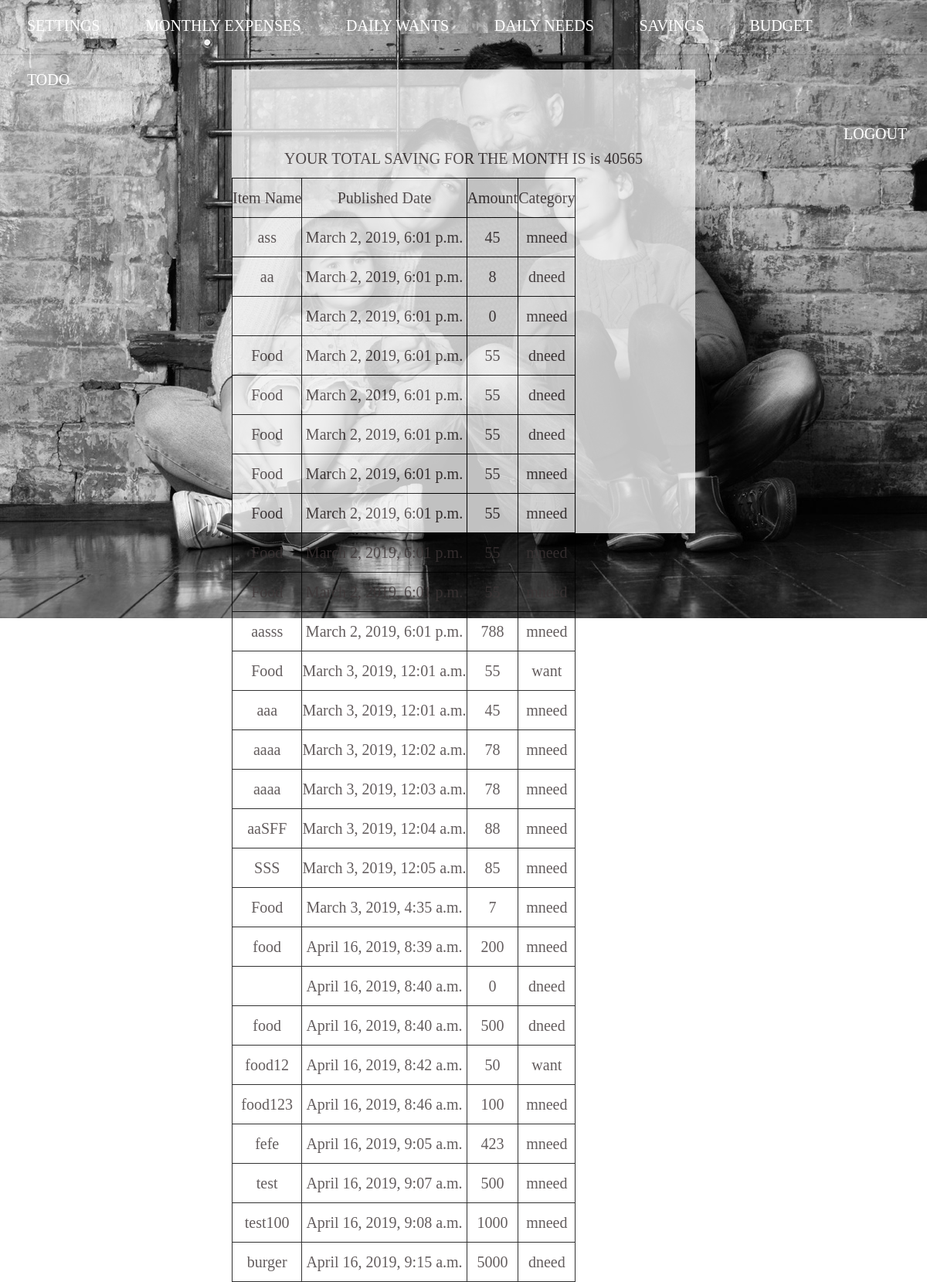
The page /budget/ on the database its author committed.
### person/models.py (models this page shows, shortened)
class Budget(models.Model):
    itemname = models.CharField(max_length=255, blank=True)
    publish = models.DateTimeField(auto_now=True)
    amount = models.IntegerField(default =0)
    category = models.CharField(choices=CAT_CHOICES, max_length=255)

### person/views.py (the view)
# urls.py: path('budget/',budget, name="budget"),
def budget(request):
    percent = Money.objects.all()
    for s in percent:
        wan=s.wantPer
        nee=s.needPer
        sav=s.savingPer
    saving = Budget.objects.all()
    total = 0
    for s in saving:
        total+=s.amount
    save = Money.objects.all()
    for s in save:
        per=s.savingPer
    save = 50000-total
    saverate = save/50000*10
    if(saverate<sav):
        bud = Budget.objects.all()
        form = BudgetForm(request.POST or None)
        if form.is_valid():
            form.save()
            return HttpResponseRedirect('http://127.0.0.1:8000/person/monthly')
        context = {
            "bud": bud,
            "form":form,
            "save":save,
        }
        return render(request, 'person/budget.html', context)
    else:
        return HttpResponseRedirect('http://127.0.0.1:8000/person/daily/#chat')

### person/templates/person/budget.html (shortened to what this page needs)
<!DOCTYPE html>
<html>
	<head>
    {% load staticfiles %}
		<link rel="stylesheet" href="https://cdnjs.cloudflare.com/ajax/libs/font-awesome/4.7.0/css/font-awesome.min.css">
		</head>
	<body>
		<header class="cd-main-header">
		<nav class="cd-main-nav js-main-nav">
			<ul class="cd-main-nav__list">
				<li><a class="active" style="color:#fff;" href="http://127.0.0.1:8000/person/settings/">Settings</a></li>
				<li><a  style="color:#fff;" href="http://127.0.0.1:8000/monthlyneed_list">Monthly Expenses</a></li>
				<li><a  style="color:#fff;" href="http://127.0.0.1:8000/dailywant/">Daily wants</a></li>
				<li><a style="color:#fff;" href="http://127.0.0.1:8000/dailyneed_list/">Daily needs</a></li>
				<li><a style="color:#fff;" href="http://127.0.0.1:8000/saving/">Savings</a></li>
				<li><a style="color:#fff;" href="http://127.0.0.1:8000/budget/">Budget</a></li>
				<li><a style="color:#fff;" href="http://127.0.0.1:8000/todo/">ToDo</a></li>
			</ul>
		</nav>
		<nav class="login js-main-nav">
			<ul class="cd-main-nav__list">
				<li><a style="color:#fff;" href="http://127.0.0.1:8000/person/">Logout</a></li>
			</ul>
		</nav>
		</header>
		<div class="flex-container" >
	  <div>
				<h1>YOUR TOTAL SAVING FOR THE MONTH IS {{bud.date}} is {{save}}</h1>
      <!DOCTYPE html>
  <html>
  <head>
  </head>
    {% block content %}
    <table>
      <tr>
        <th>Item Name</th>
        <th>Published Date</th>
        <th>Amount</th>
        <th>Category</th>
      </tr>
      {% for b in bud %}
      <tr>
        <td>{{b.itemname}}</td>
        <td>{{b.publish}}</td>
        <td>{{b.amount}}</td>
        <td>{{b.category}}</td>
      </tr>
      {% endfor %}
    </table>
  {% endblock %}
	  </div>
	</div>
		</body>
</html>

### person/templates/person/budget.html (style rules this page uses)
table, th, td { border: 1px solid black; }

### rows shown on the page
Budget: itemname "ass", publish "March 2, 2019, 6:01 p.m.", amount "45", category "mneed"
Budget: itemname "aa", publish "March 2, 2019, 6:01 p.m.", amount "8", category "dneed"
Budget: publish "March 2, 2019, 6:01 p.m.", amount "0", category "mneed"
Budget: itemname "Food", publish "March 2, 2019, 6:01 p.m.", amount "55", category "dneed"
Budget: itemname "Food", publish "March 2, 2019, 6:01 p.m.", amount "55", category "dneed"
Budget: itemname "Food", publish "March 2, 2019, 6:01 p.m.", amount "55", category "dneed"
Budget: itemname "Food", publish "March 2, 2019, 6:01 p.m.", amount "55", category "mneed"
Budget: itemname "Food", publish "March 2, 2019, 6:01 p.m.", amount "55", category "mneed"
Budget: itemname "Food", publish "March 2, 2019, 6:01 p.m.", amount "55", category "mneed"
Budget: itemname "Food", publish "March 2, 2019, 6:01 p.m.", amount "55", category "mneed"
Budget: itemname "aasss", publish "March 2, 2019, 6:01 p.m.", amount "788", category "mneed"
Budget: itemname "Food", publish "March 3, 2019, 12:01 a.m.", amount "55", category "want"
Budget: itemname "aaa", publish "March 3, 2019, 12:01 a.m.", amount "45", category "mneed"
Budget: itemname "aaaa", publish "March 3, 2019, 12:02 a.m.", amount "78", category "mneed"
Budget: itemname "aaaa", publish "March 3, 2019, 12:03 a.m.", amount "78", category "mneed"
Budget: itemname "aaSFF", publish "March 3, 2019, 12:04 a.m.", amount "88", category "mneed"
Budget: itemname "SSS", publish "March 3, 2019, 12:05 a.m.", amount "85", category "mneed"
Budget: itemname "Food", publish "March 3, 2019, 4:35 a.m.", amount "7", category "mneed"
Budget: itemname "food", publish "April 16, 2019, 8:39 a.m.", amount "200", category "mneed"
Budget: publish "April 16, 2019, 8:40 a.m.", amount "0", category "dneed"
Budget: itemname "food", publish "April 16, 2019, 8:40 a.m.", amount "500", category "dneed"
Budget: itemname "food12", publish "April 16, 2019, 8:42 a.m.", amount "50", category "want"
Budget: itemname "food123", publish "April 16, 2019, 8:46 a.m.", amount "100", category "mneed"
Budget: itemname "fefe", publish "April 16, 2019, 9:05 a.m.", amount "423", category "mneed"
Budget: itemname "test", publish "April 16, 2019, 9:07 a.m.", amount "500", category "mneed"
Budget: itemname "test100", publish "April 16, 2019, 9:08 a.m.", amount "1000", category "mneed"
Budget: itemname "burger", publish "April 16, 2019, 9:15 a.m.", amount "5000", category "dneed"

### other values the page prints
{{ save }} "40565"
